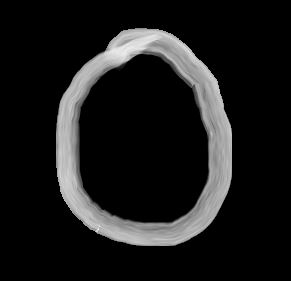
#> input picture paint/0.JPG, 291 x 281 px; its folder holds 5 pictures in this run
$ jupyter execute --allow-errors image_convert.ipynb
#> lines starting #> are read from the running program, lines starting #| are printed output that depends on the picture
#> `img_arr = img.resize((28,28))`:
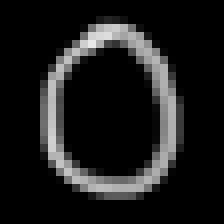
#> img_arr: PIL image 28x28 L (shown 8 times larger); min 0, max 232, mean 27.4
#> `flat_img_arr = img_arr.flatten()`: flat_img_arr = 784 values, max 232 at index 151, min 0 at index 0, mean 27.42
#> `img_list = flat_img_arr.tolist()`: img_list has the same summary as flat_img_arr
#> pass 2 of the loop `for number in numbers:`:
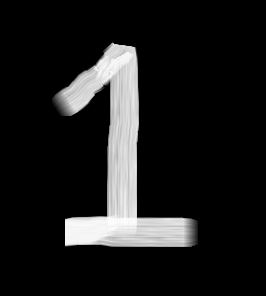
#> input picture paint/1.JPG, 266 x 296 px
#> img: PIL image 266x296 L
#> `img_arr = img.resize((28,28))`:
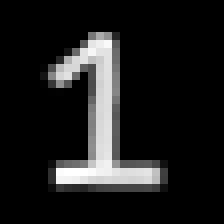
#> img_arr: PIL image 28x28 L (shown 8 times larger); min 0, max 255, mean 28.3
#> `flat_img_arr = img_arr.flatten()`: flat_img_arr = 784 values, max 255 at index 596, min 0 at index 0, mean 28.34
#> `img_list = flat_img_arr.tolist()`: img_list has the same summary as flat_img_arr
#> pass 3 of the loop `for number in numbers:`:
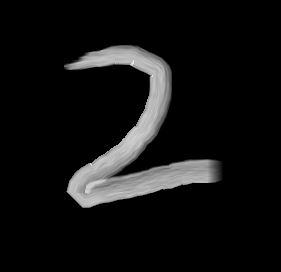
#> input picture paint/2.JPG, 281 x 272 px
#> img: PIL image 281x272 L
#> `img_arr = img.resize((28,28))`:
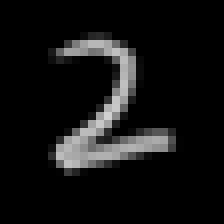
#> img_arr: PIL image 28x28 L (shown 8 times larger); min 0, max 208, mean 18.4
#> `flat_img_arr = img_arr.flatten()`: flat_img_arr = 784 values, max 208 at index 405, min 0 at index 0, mean 18.36
#> `img_list = flat_img_arr.tolist()`: img_list has the same summary as flat_img_arr
[cell 1]
import numpy as np
from PIL import Image

[cell 2]
import os

[cell 3]
numbers = ['{0}.JPG'.format(x) for x in range(0,10)]

[cell 4]
numbers

[cell 5]
final_list=[]
#> (the rest of this cell did not finish here and is left out)

[cell 6]
import pandas as pd

[cell 7]
pd.DataFrame(final_list)
#> Out = table of 5 rows and 785 columns

[cell 8]
Image.open('0.JPG')

[cell 9]
img = Image.open('0.JPG').convert('L')

[cell 10]
img.resize((28,28))

[cell 11]
img_arr = img.resize((28,28))

[cell 12]
img_arr = np.array(img_arr)

[cell 13]
img_arr.flatten()
#> Out = 784 values, max 232 at index 151, min 0 at index 0, mean 27.42

[cell 14]
flat_img_arr = img_arr.flatten()
#> flat_img_arr has the same summary as Out

[cell 15]
#print "check whether understanding of flattening works or not: "

[cell 16]
img_arr[3,15], flat_img_arr[99]
#> Out = (179, 179)

[cell 17]
img_list = flat_img_arr.tolist()
#> img_list = 784 values, max 232 at index 151, min 0 at index 0, mean 27.42

[cell 18]
print (type(img_list))
#| <class 'list'>
print (img_list[99], "length of the list: ", len(img_list))
#| 179 length of the list:  784

[cell 19]
img_list
#> Out has the same summary as img_list
